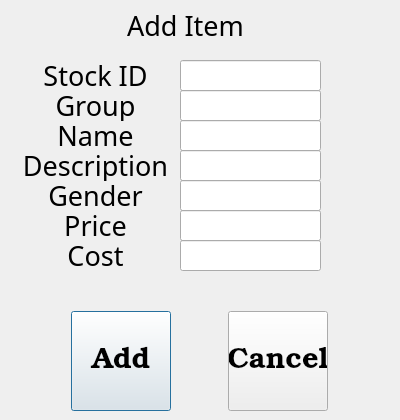
<?xml version="1.0" encoding="UTF-8"?>
<ui version="4.0">
 <class>add_item_dialog</class>
 <widget class="QDialog" name="add_item_dialog">
  <property name="geometry">
   <rect>
    <x>0</x>
    <y>0</y>
    <width>400</width>
    <height>420</height>
   </rect>
  </property>
  <property name="font">
   <font>
    <family>Book Antiqua</family>
    <pointsize>20</pointsize>
   </font>
  </property>
  <property name="windowTitle">
   <string>Dialog</string>
  </property>
  <widget class="QLabel" name="label">
   <property name="geometry">
    <rect>
     <x>110</x>
     <y>10</y>
     <width>151</width>
     <height>31</height>
    </rect>
   </property>
   <property name="text">
    <string>Add Item</string>
   </property>
   <property name="alignment">
    <set>Qt::AlignCenter</set>
   </property>
  </widget>
  <widget class="QLabel" name="label_2">
   <property name="geometry">
    <rect>
     <x>20</x>
     <y>60</y>
     <width>151</width>
     <height>31</height>
    </rect>
   </property>
   <property name="text">
    <string>Stock ID</string>
   </property>
   <property name="alignment">
    <set>Qt::AlignCenter</set>
   </property>
  </widget>
  <widget class="QLabel" name="label_3">
   <property name="geometry">
    <rect>
     <x>20</x>
     <y>90</y>
     <width>151</width>
     <height>31</height>
    </rect>
   </property>
   <property name="text">
    <string>Group</string>
   </property>
   <property name="alignment">
    <set>Qt::AlignCenter</set>
   </property>
  </widget>
  <widget class="QLabel" name="label_4">
   <property name="geometry">
    <rect>
     <x>20</x>
     <y>120</y>
     <width>151</width>
     <height>31</height>
    </rect>
   </property>
   <property name="text">
    <string>Name</string>
   </property>
   <property name="alignment">
    <set>Qt::AlignCenter</set>
   </property>
  </widget>
  <widget class="QLabel" name="label_5">
   <property name="geometry">
    <rect>
     <x>20</x>
     <y>150</y>
     <width>151</width>
     <height>31</height>
    </rect>
   </property>
   <property name="text">
    <string>Description</string>
   </property>
   <property name="alignment">
    <set>Qt::AlignCenter</set>
   </property>
  </widget>
  <widget class="QLabel" name="label_6">
   <property name="geometry">
    <rect>
     <x>20</x>
     <y>180</y>
     <width>151</width>
     <height>31</height>
    </rect>
   </property>
   <property name="text">
    <string>Gender</string>
   </property>
   <property name="alignment">
    <set>Qt::AlignCenter</set>
   </property>
  </widget>
  <widget class="QLabel" name="label_7">
   <property name="geometry">
    <rect>
     <x>20</x>
     <y>210</y>
     <width>151</width>
     <height>31</height>
    </rect>
   </property>
   <property name="text">
    <string>Price</string>
   </property>
   <property name="alignment">
    <set>Qt::AlignCenter</set>
   </property>
  </widget>
  <widget class="QLabel" name="label_8">
   <property name="geometry">
    <rect>
     <x>20</x>
     <y>240</y>
     <width>151</width>
     <height>31</height>
    </rect>
   </property>
   <property name="text">
    <string>Cost</string>
   </property>
   <property name="alignment">
    <set>Qt::AlignCenter</set>
   </property>
  </widget>
  <widget class="QWidget" name="horizontalLayoutWidget">
   <property name="geometry">
    <rect>
     <x>20</x>
     <y>310</y>
     <width>361</width>
     <height>102</height>
    </rect>
   </property>
   <layout class="QHBoxLayout" name="horizontalLayout">
    <item>
     <widget class="QPushButton" name="btn_add">
      <property name="sizePolicy">
       <sizepolicy hsizetype="Preferred" vsizetype="Preferred">
        <horstretch>0</horstretch>
        <verstretch>20</verstretch>
       </sizepolicy>
      </property>
      <property name="minimumSize">
       <size>
        <width>100</width>
        <height>100</height>
       </size>
      </property>
      <property name="maximumSize">
       <size>
        <width>100</width>
        <height>100</height>
       </size>
      </property>
      <property name="baseSize">
       <size>
        <width>12</width>
        <height>2</height>
       </size>
      </property>
      <property name="font">
       <font>
        <family>Bookman Old Style</family>
        <pointsize>22</pointsize>
        <stylestrategy>PreferAntialias</stylestrategy>
       </font>
      </property>
      <property name="text">
       <string>Add</string>
      </property>
     </widget>
    </item>
    <item>
     <widget class="QPushButton" name="btn_cancel">
      <property name="sizePolicy">
       <sizepolicy hsizetype="Preferred" vsizetype="Preferred">
        <horstretch>0</horstretch>
        <verstretch>20</verstretch>
       </sizepolicy>
      </property>
      <property name="minimumSize">
       <size>
        <width>100</width>
        <height>100</height>
       </size>
      </property>
      <property name="maximumSize">
       <size>
        <width>100</width>
        <height>100</height>
       </size>
      </property>
      <property name="baseSize">
       <size>
        <width>12</width>
        <height>2</height>
       </size>
      </property>
      <property name="font">
       <font>
        <family>Bookman Old Style</family>
        <pointsize>22</pointsize>
        <stylestrategy>PreferAntialias</stylestrategy>
       </font>
      </property>
      <property name="text">
       <string>Cancel</string>
      </property>
     </widget>
    </item>
   </layout>
  </widget>
  <widget class="QLineEdit" name="lineEdit">
   <property name="geometry">
    <rect>
     <x>180</x>
     <y>60</y>
     <width>141</width>
     <height>31</height>
    </rect>
   </property>
  </widget>
  <widget class="QLineEdit" name="lineEdit_2">
   <property name="geometry">
    <rect>
     <x>180</x>
     <y>90</y>
     <width>141</width>
     <height>31</height>
    </rect>
   </property>
  </widget>
  <widget class="QLineEdit" name="lineEdit_3">
   <property name="geometry">
    <rect>
     <x>180</x>
     <y>120</y>
     <width>141</width>
     <height>31</height>
    </rect>
   </property>
  </widget>
  <widget class="QLineEdit" name="lineEdit_4">
   <property name="geometry">
    <rect>
     <x>180</x>
     <y>150</y>
     <width>141</width>
     <height>31</height>
    </rect>
   </property>
  </widget>
  <widget class="QLineEdit" name="lineEdit_5">
   <property name="geometry">
    <rect>
     <x>180</x>
     <y>180</y>
     <width>141</width>
     <height>31</height>
    </rect>
   </property>
  </widget>
  <widget class="QLineEdit" name="lineEdit_6">
   <property name="geometry">
    <rect>
     <x>180</x>
     <y>210</y>
     <width>141</width>
     <height>31</height>
    </rect>
   </property>
  </widget>
  <widget class="QLineEdit" name="lineEdit_7">
   <property name="geometry">
    <rect>
     <x>180</x>
     <y>240</y>
     <width>141</width>
     <height>31</height>
    </rect>
   </property>
  </widget>
 </widget>
 <resources/>
 <connections/>
</ui>
